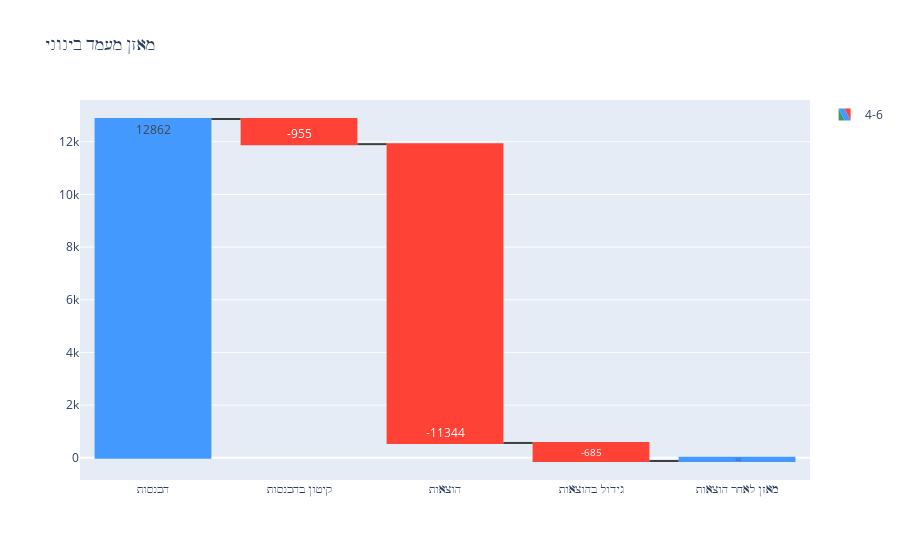

Notebook cell for this chart:
### Code cell
fig = go.Figure(go.Waterfall(
    name = "4-6", orientation = "v",
    measure = ["absolute", "relative", "relative", "relative", "total"],
    x = [
        'הכנסות',
        'קיטון בהכנסות',
        'הוצאות',
        'גידול בהוצאות',
        'מאזן לאחר הוצאות'
    ],
    textposition = "inside",
    text = ["12862", "-955", "-11344", "-685", "-122"],
    y = [12862, -955, -11344, -685, -122],
    connector = {"line":{"color":"rgb(63, 63, 63)"}},
))

fig.update_layout(
        title = "מאזן מעמד בינוני",
        showlegend = True,
    #margin=dict(l=100, r=100, t=110, b=200),
    
)

fig.show()

### Figure 1 — Plotly figure (JSON) as saved in the notebook; plotly's stock layout.template omitted (floating-point values rounded to 4 significant figures)
{"data": [{"connector": {"line": {"color": "rgb(63, 63, 63)"}}, "measure": ["absolute", "relative", "relative", "relative", "total"], "name": "4-6", "orientation": "v", "text": ["12862", "-955", "-11344", "-685", "-122"], "textposition": "inside", "type": "waterfall", "x": ["הכנסות", "קיטון בהכנסות", "הוצאות", "גידול בהוצאות", "מאזן לאחר הוצאות"], "y": [12862, -955, -11344, -685, -122]}], "layout": {"showlegend": true, "title": {"text": "מאזן מעמד בינוני"}}}
